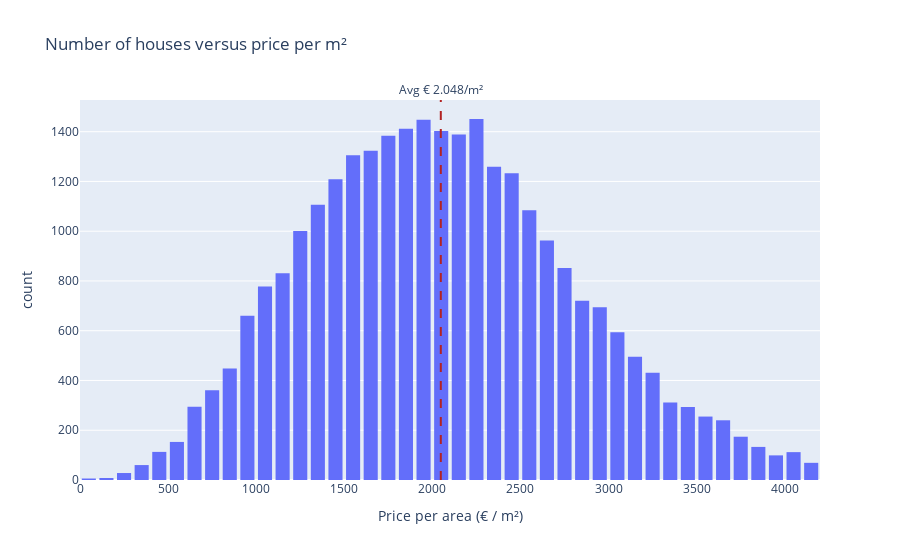

Here is the notebook cell this chart was saved with:
### Markdown cell above
## Graph number of houses per price/m2

### Code cell
# Subsetting dataframe for variables to be explored
price_area = price_no_outliers[["id", "price", "area_total", "living_area", "district"]]

# Calculates the price/ m2
price_area["Price per Living Area"] = price_area["price"]/price_area["living_area"]

# Cleans data from outliers via Tukey IQR method
lowerlimit, upperlimit  = IQR(price_area["Price per Living Area"])
price_area = price_area[price_area["Price per Living Area"].between(lowerlimit, upperlimit)]

# Set up info to be added to plot (average) and its text
average_price_living_area = price_area["Price per Living Area"].mean()
text_average_living = "Avg € " + thousants_point(average_price_living_area,0) + "/m²"

# Starts setting up the histogram
fig = px.histogram(price_area, x="Price per Living Area", nbins = 50, title="Number of houses versus price per m²", labels={"Price per Living Area": "Price per area (€ / m²)"}) 
fig.add_vline(x=average_price_living_area, line_dash = 'dash', line_color = 'firebrick', annotation_text= text_average_living, annotation_position="top")
fig.update_layout(bargap=0.2)

# Displays the plot
fig.show()

### Figure 1 — Plotly figure (JSON) as saved in the notebook; plotly's stock layout.template omitted (floating-point values rounded to 4 significant figures; data arrays with more than 128 entries replaced by an {"elided": "..."} marker saying what was removed)
{"data": [{"alignmentgroup": "True", "bingroup": "x", "hovertemplate": "Price per area (€ / m²)=%{x}<br>count=%{y}<extra></extra>", "legendgroup": "", "marker": {"color": "#636efa", "pattern": {"shape": ""}}, "name": "", "nbinsx": 50, "offsetgroup": "", "orientation": "v", "showlegend": false, "type": "histogram", "x": {"elided": "28183 float values"}, "xaxis": "x", "yaxis": "y"}], "layout": {"annotations": [{"showarrow": false, "text": "Avg € 2.048/m²", "x": 2048.0, "xanchor": "center", "xref": "x", "y": 1, "yanchor": "bottom", "yref": "y domain"}], "bargap": 0.2, "barmode": "relative", "legend": {"tracegroupgap": 0}, "shapes": [{"line": {"color": "firebrick", "dash": "dash"}, "type": "line", "x0": 2048.0, "x1": 2048.0, "xref": "x", "y0": 0, "y1": 1, "yref": "y domain"}], "title": {"text": "Number of houses versus price per m²"}, "xaxis": {"anchor": "y", "domain": [0, 1], "title": {"text": "Price per area (€ / m²)"}}, "yaxis": {"anchor": "x", "domain": [0, 1], "title": {"text": "count"}}}}
